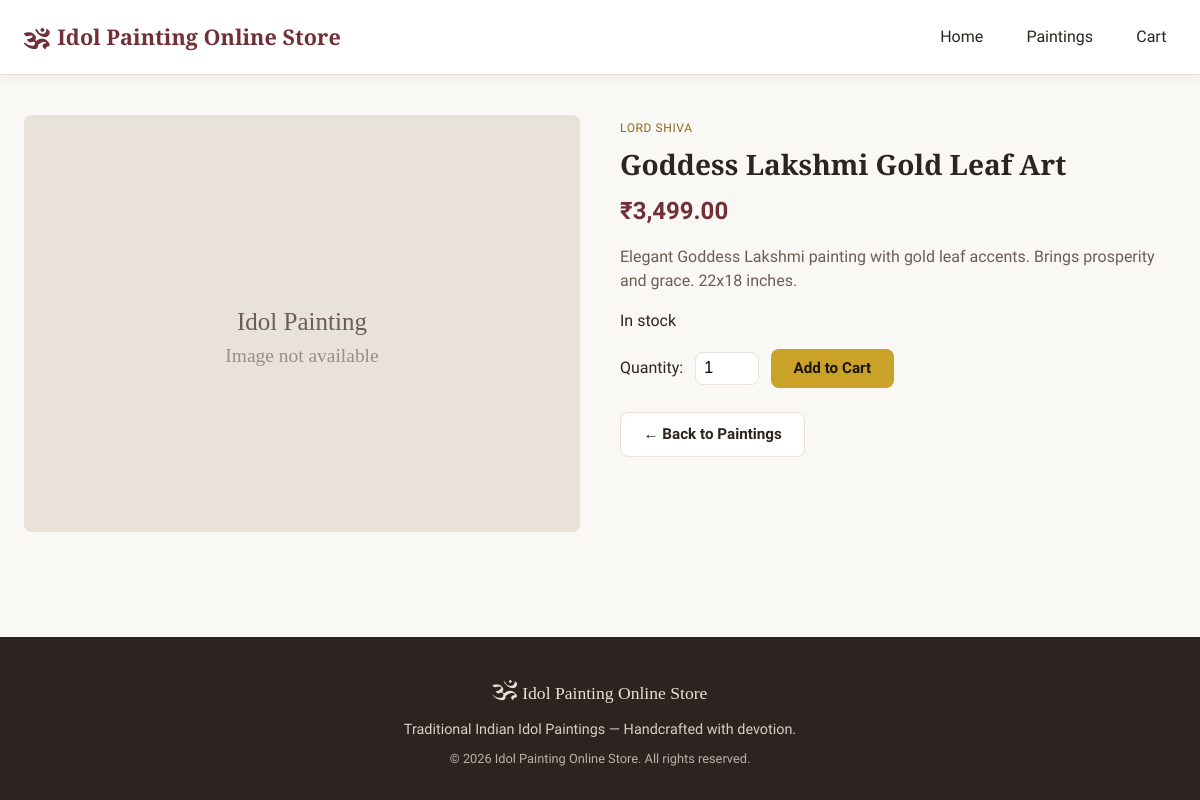
The app's page /product.php?id=3 with its own data.
### tables this page shows
CREATE TABLE products (
    id INT AUTO_INCREMENT PRIMARY KEY,
    category_id INT DEFAULT 1,
    name VARCHAR(200) NOT NULL,
    description TEXT,
    price DECIMAL(10, 2) NOT NULL,
    image_path VARCHAR(255) DEFAULT 'images/placeholder.jpg',
    stock INT DEFAULT 10,
    created_at TIMESTAMP DEFAULT CURRENT_TIMESTAMP,
    FOREIGN KEY (category_id) REFERENCES categories(id)
);

CREATE TABLE categories (
    id INT AUTO_INCREMENT PRIMARY KEY,
    name VARCHAR(50) NOT NULL
);

### product.php (the view, shortened to what this page needs)
<?php
$id = isset($_GET['id']) ? (int)$_GET['id'] : 0;
$pdo = getDB();
$stmt = $pdo->prepare('SELECT p.*, c.name AS category_name FROM products p LEFT JOIN categories c ON p.category_id = c.id WHERE p.id = ?');
$stmt->execute([$id]);
$product = $stmt->fetch();
require_once __DIR__ . '/includes/header.php';
?>
<section class="section product-detail">
    <div class="product-detail-grid">
        <div class="product-detail-image">
            <img src="<?php echo htmlspecialchars($product['image_path']); ?>" alt="<?php echo htmlspecialchars($product['name']); ?>" onerror="this.src='images/placeholder.svg'">
        </div>
        <div class="product-detail-info">
            <span class="product-category"><?php echo htmlspecialchars($product['category_name'] ?? 'Painting'); ?></span>
            <h1><?php echo htmlspecialchars($product['name']); ?></h1>
            <p class="product-detail-price"><?php echo CURRENCY . number_format($product['price'], 2); ?></p>
            <div class="product-detail-desc"><?php echo nl2br(htmlspecialchars($product['description'] ?? '')); ?></div>
            <p class="product-stock"><?php echo (int)$product['stock'] > 0 ? 'In stock' : 'Out of stock'; ?></p>
            <?php if ((int)$product['stock'] > 0): ?>
            <form method="post" class="add-to-cart-form">
                <label for="qty">Quantity:</label>
                <input type="number" id="qty" name="quantity" value="1" min="1" max="<?php echo (int)$product['stock']; ?>">
                <button type="submit" name="add_to_cart" class="btn btn-primary">Add to Cart</button>
            </form>
            <?php endif; ?>
            <a href="products.php" class="btn btn-secondary back-link">← Back to Paintings</a>
        </div>
    </div>
</section>
<?php require_once __DIR__ . '/includes/footer.php'; ?>

### css/style.css (style rules this page uses)
:root { --color-bg: #faf8f5; --color-surface: #ffffff; --color-border: #e8e2d9; --color-text: #2c2420; --color-text-muted: #6b5d54; --color-accent: #b8860b; --color-accent-dark: #8b6914; --color-maroon: #722f37; --color-gold: #c9a227; --font-head: 'Cormorant Garamond', Georgia, serif; --font-body: 'Source Sans 3', system-ui, sans-serif; --shadow: 0 2px 12px rgba(44, 36, 32, 0.08); --radius: 8px; }
* { box-sizing: border-box; }
body { margin: 0; font-family: var(--font-body); font-size: 16px; line-height: 1.5; color: var(--color-text); background: var(--color-bg); min-height: 100vh; display: flex; flex-direction: column; }
.btn { display: inline-block; padding: 0.65rem 1.4rem; border-radius: var(--radius); font-family: var(--font-body); font-weight: 600; text-decoration: none; border: none; cursor: pointer; font-size: 0.95rem; transition: background 0.2s, transform 0.1s; }
.btn-primary { background: var(--color-gold); color: #1a1512; }
.btn-secondary { background: var(--color-surface); color: var(--color-text); border: 1px solid var(--color-border); }
.section { max-width: 1200px; margin: 0 auto; padding: 2.5rem 1.5rem; }
.product-card img, .product-detail-image img { width: 100%; height: 100%; object-fit: cover; }
.product-category { font-size: 0.75rem; text-transform: uppercase; letter-spacing: 0.05em; color: var(--color-accent-dark); }
.product-detail-grid { display: grid; grid-template-columns: 1fr 1fr; gap: 2.5rem; align-items: start; }
.product-detail-image { border-radius: var(--radius); overflow: hidden; background: var(--color-border); aspect-ratio: 4/3; }
.product-detail-info h1 { font-family: var(--font-head); font-size: 1.75rem; margin: 0.25rem 0 0.5rem; }
.product-detail-price { font-size: 1.5rem; font-weight: 700; color: var(--color-maroon); margin: 0.5rem 0 1rem; }
.product-detail-desc { color: var(--color-text-muted); margin-bottom: 1rem; }
.product-stock { margin-bottom: 1rem; font-weight: 500; }
.add-to-cart-form { display: flex; align-items: center; gap: 0.75rem; flex-wrap: wrap; margin-bottom: 1rem; }
.add-to-cart-form label { font-weight: 500; }
.add-to-cart-form input[type="number"] { width: 4rem; padding: 0.4rem 0.5rem; border: 1px solid var(--color-border); border-radius: var(--radius); font-size: 1rem; }
.back-link { display: inline-block; margin-top: 0.5rem; }

### records on screen
products: category.name "LORD SHIVA", name "Goddess Lakshmi Gold Leaf Art", price "3,499.00", description "Elegant Goddess Lakshmi painting with gold leaf accents. Brings prosperity and grace. 22x18 inches."

### other values on screen
SITE_NAME "Idol Painting Online Store"
CURRENCY "₹"
